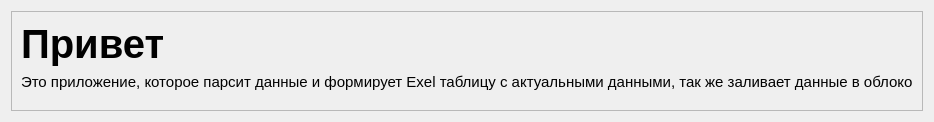
         <widget class="QWidget" name="page0">
          <layout class="QGridLayout" name="gridLayout_2">
           <item row="0" column="0">
            <widget class="QFrame" name="frame_2">
             <property name="maximumSize">
              <size>
               <width>16777215</width>
               <height>100</height>
              </size>
             </property>
             <property name="frameShape">
              <enum>QFrame::StyledPanel</enum>
             </property>
             <property name="frameShadow">
              <enum>QFrame::Raised</enum>
             </property>
             <layout class="QVBoxLayout" name="verticalLayout_9">
              <item>
               <widget class="QLabel" name="label_Title">
                <property name="maximumSize">
                 <size>
                  <width>16777215</width>
                  <height>50</height>
                 </size>
                </property>
                <property name="styleSheet">
                 <string notr="true">QLabel{

color:#010101;
border:0px;
font-size:40px;
font-weight: bold;
}</string>
                </property>
                <property name="text">
                 <string>Привет</string>
                </property>
               </widget>
              </item>
              <item>
               <widget class="QLabel" name="label_SubTitle">
                <property name="maximumSize">
                 <size>
                  <width>16777215</width>
                  <height>20</height>
                 </size>
                </property>
                <property name="styleSheet">
                 <string notr="true">QLabel{

color:#010101;
border:0px;
font-size:15px;
}</string>
                </property>
                <property name="text">
                 <string>Это приложение, которое парсит данные и формирует Exel таблицу с актуальными данными, так же заливает данные в облоко</string>
                </property>
               </widget>
              </item>
              <item>
               <spacer name="verticalSpacer_2">
                <property name="orientation">
                 <enum>Qt::Vertical</enum>
                </property>
                <property name="sizeHint" stdset="0">
                 <size>
                  <width>20</width>
                  <height>40</height>
                 </size>
                </property>
               </spacer>
              </item>
             </layout>
            </widget>
           </item>
          </layout>
         </widget>
